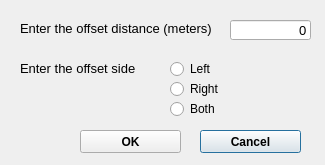
<?xml version="1.0" encoding="UTF-8"?>
<ui version="4.0">
 <class>ParellelOffsetDialogBase</class>
 <widget class="QDialog" name="ParellelOffsetDialogBase">
  <property name="geometry">
   <rect>
    <x>0</x>
    <y>0</y>
    <width>325</width>
    <height>165</height>
   </rect>
  </property>
  <property name="windowTitle">
   <string>Parellel Offset</string>
  </property>
  <widget class="QLabel" name="label_2">
   <property name="geometry">
    <rect>
     <x>20</x>
     <y>60</y>
     <width>141</width>
     <height>16</height>
    </rect>
   </property>
   <property name="font">
    <font>
     <pointsize>10</pointsize>
    </font>
   </property>
   <property name="text">
    <string>Enter the offset side</string>
   </property>
  </widget>
  <widget class="QLineEdit" name="txtDistance">
   <property name="geometry">
    <rect>
     <x>230</x>
     <y>20</y>
     <width>81</width>
     <height>20</height>
    </rect>
   </property>
   <property name="font">
    <font>
     <pointsize>10</pointsize>
    </font>
   </property>
   <property name="text">
    <string>0</string>
   </property>
   <property name="alignment">
    <set>Qt::AlignRight|Qt::AlignTrailing|Qt::AlignVCenter</set>
   </property>
  </widget>
  <widget class="QLabel" name="label">
   <property name="geometry">
    <rect>
     <x>20</x>
     <y>20</y>
     <width>201</width>
     <height>16</height>
    </rect>
   </property>
   <property name="font">
    <font>
     <pointsize>10</pointsize>
    </font>
   </property>
   <property name="text">
    <string>Enter the offset distance (meters)</string>
   </property>
  </widget>
  <widget class="QPushButton" name="pb2">
   <property name="geometry">
    <rect>
     <x>200</x>
     <y>130</y>
     <width>101</width>
     <height>23</height>
    </rect>
   </property>
   <property name="font">
    <font>
     <weight>75</weight>
     <bold>true</bold>
    </font>
   </property>
   <property name="text">
    <string>Cancel</string>
   </property>
  </widget>
  <widget class="QPushButton" name="pb1">
   <property name="geometry">
    <rect>
     <x>80</x>
     <y>130</y>
     <width>101</width>
     <height>23</height>
    </rect>
   </property>
   <property name="font">
    <font>
     <weight>75</weight>
     <bold>true</bold>
    </font>
   </property>
   <property name="text">
    <string>OK</string>
   </property>
  </widget>
  <widget class="QRadioButton" name="radLeft">
   <property name="geometry">
    <rect>
     <x>170</x>
     <y>60</y>
     <width>101</width>
     <height>18</height>
    </rect>
   </property>
   <property name="text">
    <string>Left</string>
   </property>
  </widget>
  <widget class="QRadioButton" name="radRight">
   <property name="geometry">
    <rect>
     <x>170</x>
     <y>80</y>
     <width>101</width>
     <height>18</height>
    </rect>
   </property>
   <property name="text">
    <string>Right</string>
   </property>
  </widget>
  <widget class="QRadioButton" name="radBoth">
   <property name="geometry">
    <rect>
     <x>170</x>
     <y>100</y>
     <width>101</width>
     <height>18</height>
    </rect>
   </property>
   <property name="text">
    <string>Both</string>
   </property>
  </widget>
 </widget>
 <resources/>
 <connections/>
</ui>
